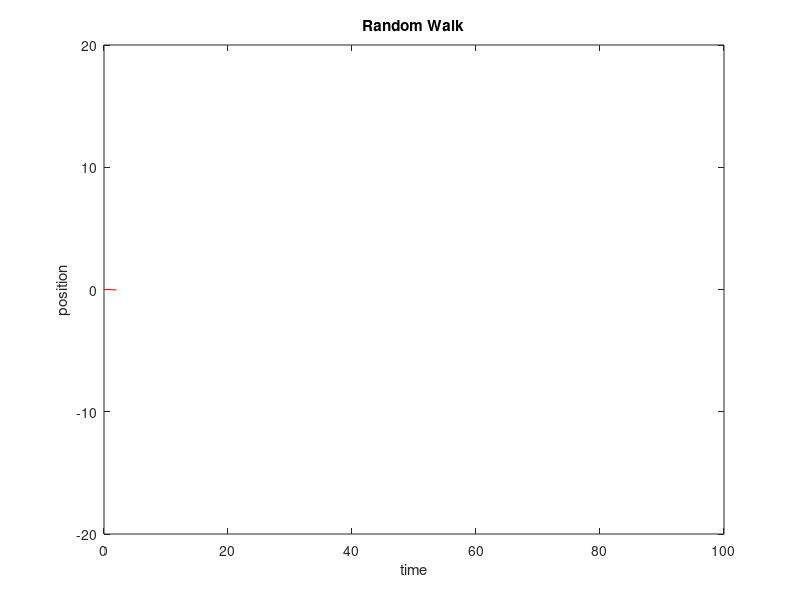
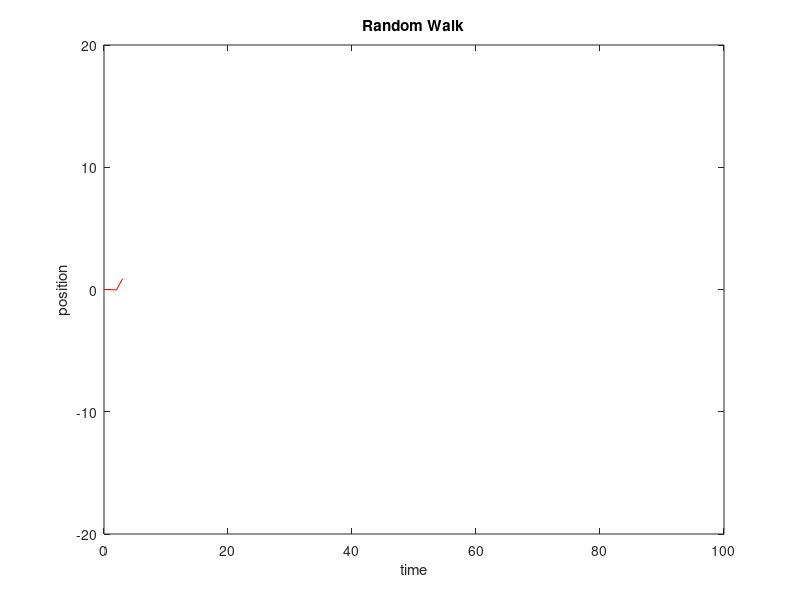
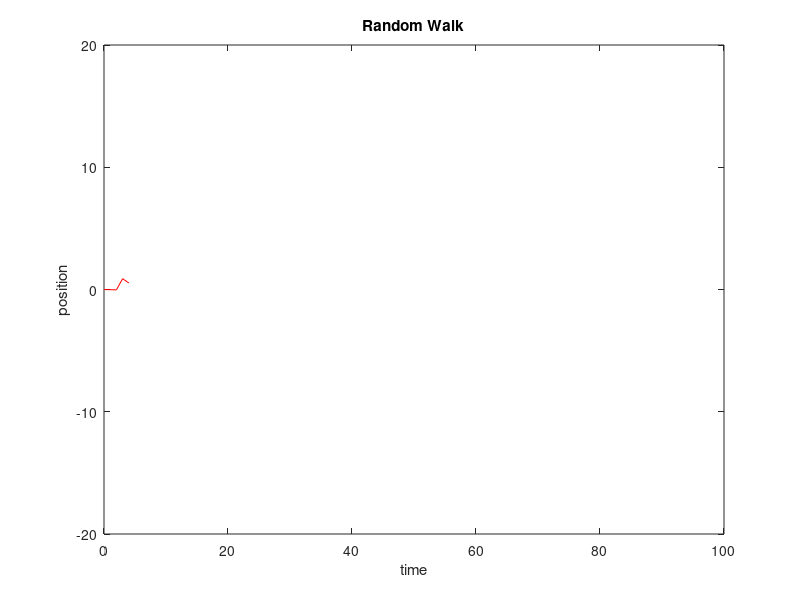
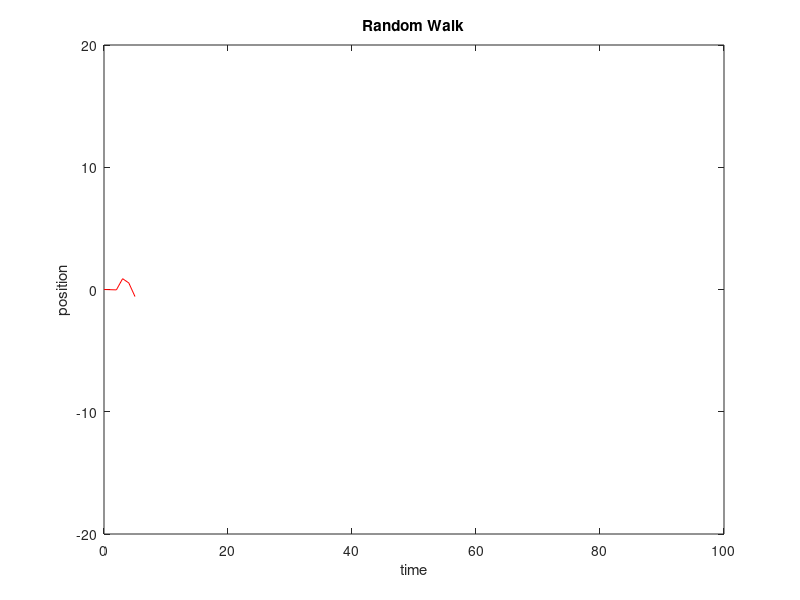

These figures' MATLAB source, in order:
%Random Walk
%Visualization
%GIF
%Fotios Ioannis Giasemis

X(1,1)=0;
Y1(1,1)=0;

for i=2:100;
    
    Y1(1,i)=Y1(1,i-1)+randn;
    X(1,i)=i;
    fig=figure;
    plot(X,Y1,'red')
    title('Random Walk')
    xlabel('time')
    ylabel('position')
    axis([0 100 -20 20]);
    hold on;
    saveas(fig,sprintf('FIG%d.png',i));
    
end

clear all;
